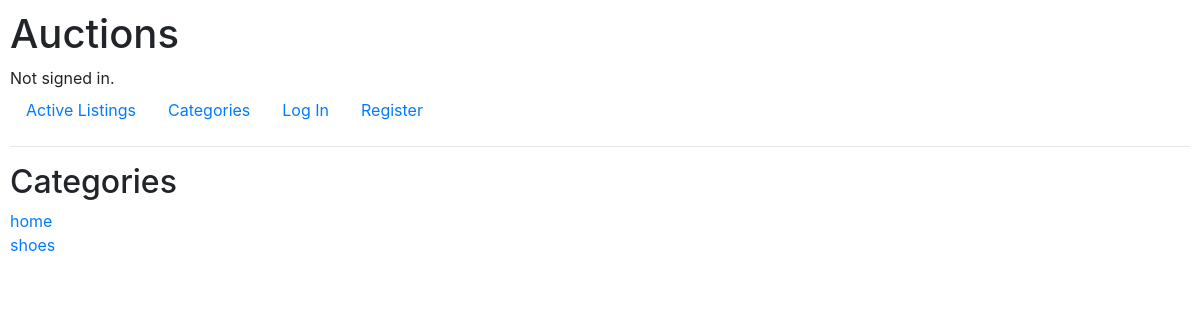
/categories, run on an earlier commit of the app's database.
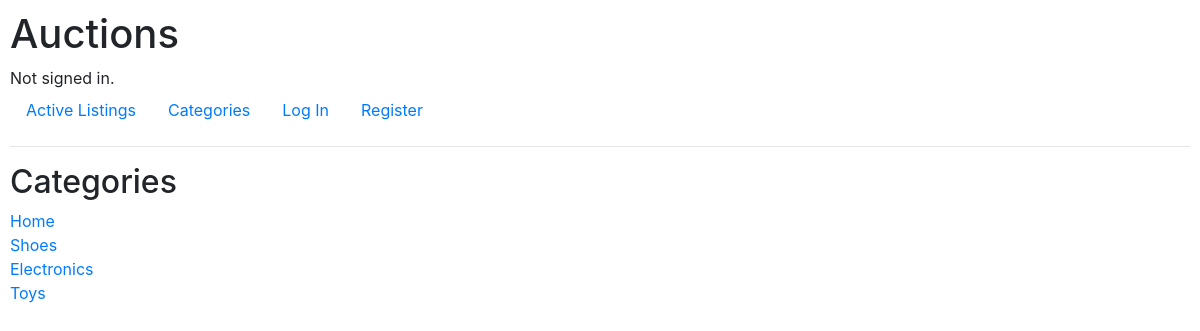
And on a later commit of the database.
### auctions/models.py (models this page shows)
class Category(models.Model):
    name = models.CharField(max_length=20, default="none")
    def __str__(self):
        return f"{self.name}"

### auctions/views.py (the view)
# urls.py: path("categories", views.categories, name="categories"),
def categories(request):
    return render(request, "auctions/categories.html", {
        "categories": Category.objects.all()
    })

### auctions/templates/auctions/categories.html
{% extends "auctions/layout.html" %}
{% block body %}
<div>
	<h2>Categories</h2>
	{% for category in categories %}
	<div>
		<a href="{% url 'category' category.id %}">{{ category }}</a>
	</div>
	{% empty %}
	There are no categories.
	{% endfor %}
</div>
{% endblock %}

### auctions/templates/auctions/layout.html (shortened to what this page needs)
{% load static %}
<!DOCTYPE html>
<html lang="en">
	<head>
		<link rel="stylesheet" href="https://stackpath.bootstrapcdn.com/bootstrap/4.4.1/css/bootstrap.min.css"
>
		<link href="{% static 'auctions/styles.css' %}" rel="stylesheet">
	</head>
	<body>
		<h1>Auctions</h1>
		<div>
			{% if user.is_authenticated %}
			Signed in as <strong>{{ user.username }}</strong>.
			{% else %}
			Not signed in.
			{% endif %}
		</div>
		<ul class="nav">
			<li class="nav-item">
				<a class="nav-link" href="{% url 'index' %}">Active Listings</a>
			</li>
			<li class="nav-item">
				<a class="nav-link" href="{% url 'categories' %}">Categories</a>
			</li>
			{% if user.is_authenticated %}
			<li class="nav-item">
				<a class="nav-link" href="{% url 'watchlist' %}">Watchlist</a>
			</li>
			<li class="nav-item">
				<a class="nav-link" href="{% url 'create' %}">Create Listing</a>
			</li>
			<li class="nav-item">
				<a class="nav-link" href="{% url 'logout' %}">Log Out</a>
			</li>
			{% else %}
			<li class="nav-item">
				<a class="nav-link" href="{% url 'login' %}">Log In</a>
			</li>
			<li class="nav-item">
				<a class="nav-link" href="{% url 'register' %}">Register</a>
			</li>
			{% endif %}
		</ul>
		<hr>
		{% block body %}
		{% endblock %}
	</body>
</html>

### auctions/static/auctions/styles.css (style rules this page uses)
body { padding: 10px; }

What changed in the data, as far as the page shows it:
changed Category: name "home" → "Home"
changed Category: name "shoes" → "Shoes"
added Category: name "Electronics"
added Category: name "Toys"
